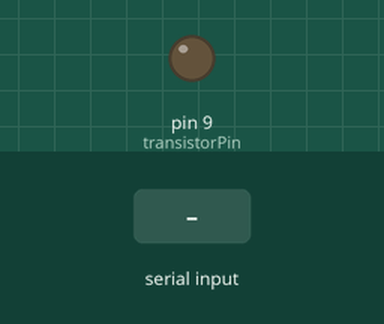
Simulated run of this sketch. Board: Arduino Uno, built with avr-gcc and run on an emulated ATmega328P. On the bench: output pins drawn as LEDs (lit = HIGH). Inputs (shaded band) come from the test bench.

Above: at 1.2 s.
1.3 s: "1" received over Serial
At 1.7 s:
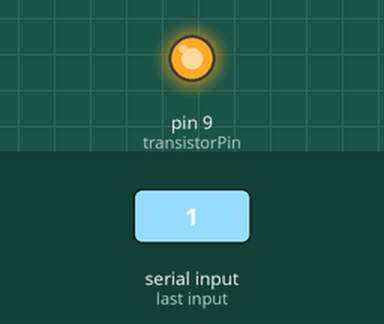
Timing chart, 0 to 4.3 s (numbered marks = the images above; inputs shaded):
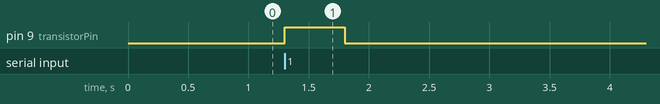

Measured:
- after the input at 1.3 s, pin 9 (transistorPin): LOW → HIGH at once, → LOW 0.50 s later

The sketch:

GarageDoorArduino.ino
```cpp
// For reading in a serial character
int inByte = 0;

// The pin that controls the transistor
int transistorPin = 9;

void setup() {
  Serial.begin(9600);
  pinMode(transistorPin, OUTPUT);
}

void loop() {
  // Continually check for any serial text
  if (Serial.available() > 0) {
    // get incoming byte:
    inByte = Serial.read();

    // If we get the serial value for 1, click the button
    if(inByte == 49){
      digitalWrite(transistorPin, HIGH);
      delay(500);
      digitalWrite(transistorPin, LOW);
    }

    // Add code here for listening for the serial code for "s"
    // to check status of the door
  }

}
```
